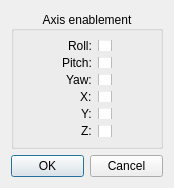
<?xml version="1.0" encoding="UTF-8"?>
<ui version="4.0">
 <class>UICSMClientControls</class>
 <widget class="QWidget" name="UICSMClientControls">
  <property name="windowModality">
   <enum>Qt::ApplicationModal</enum>
  </property>
  <property name="geometry">
   <rect>
    <x>0</x>
    <y>0</y>
    <width>174</width>
    <height>188</height>
   </rect>
  </property>
  <property name="windowTitle">
   <string>faceAPI tracker settings FaceTrackNoIR</string>
  </property>
  <property name="windowIcon">
   <iconset>
    <normaloff>images/sm.png</normaloff>images/sm.png</iconset>
  </property>
  <property name="layoutDirection">
   <enum>Qt::LeftToRight</enum>
  </property>
  <property name="autoFillBackground">
   <bool>false</bool>
  </property>
  <layout class="QGridLayout" name="gridLayout">
   <property name="sizeConstraint">
    <enum>QLayout::SetMaximumSize</enum>
   </property>
   <item row="0" column="0">
    <widget class="QGroupBox" name="groupBox">
     <property name="sizePolicy">
      <sizepolicy hsizetype="Minimum" vsizetype="MinimumExpanding">
       <horstretch>0</horstretch>
       <verstretch>0</verstretch>
      </sizepolicy>
     </property>
     <property name="title">
      <string>Axis enablement</string>
     </property>
     <property name="alignment">
      <set>Qt::AlignCenter</set>
     </property>
     <layout class="QFormLayout" name="formLayout">
      <property name="labelAlignment">
       <set>Qt::AlignRight|Qt::AlignTrailing|Qt::AlignVCenter</set>
      </property>
      <property name="formAlignment">
       <set>Qt::AlignHCenter|Qt::AlignTop</set>
      </property>
      <property name="leftMargin">
       <number>10</number>
      </property>
      <item row="0" column="0">
       <widget class="QLabel" name="label_6">
        <property name="text">
         <string>Roll:</string>
        </property>
       </widget>
      </item>
      <item row="0" column="1">
       <widget class="QCheckBox" name="chkEnableRoll">
        <property name="maximumSize">
         <size>
          <width>20</width>
          <height>16777215</height>
         </size>
        </property>
        <property name="layoutDirection">
         <enum>Qt::LeftToRight</enum>
        </property>
        <property name="styleSheet">
         <string notr="true"/>
        </property>
        <property name="text">
         <string/>
        </property>
       </widget>
      </item>
      <item row="1" column="0">
       <widget class="QLabel" name="label_7">
        <property name="text">
         <string>Pitch:</string>
        </property>
       </widget>
      </item>
      <item row="1" column="1">
       <widget class="QCheckBox" name="chkEnablePitch">
        <property name="maximumSize">
         <size>
          <width>20</width>
          <height>16777215</height>
         </size>
        </property>
        <property name="layoutDirection">
         <enum>Qt::LeftToRight</enum>
        </property>
        <property name="text">
         <string/>
        </property>
       </widget>
      </item>
      <item row="2" column="0">
       <widget class="QLabel" name="label_8">
        <property name="text">
         <string>Yaw:</string>
        </property>
       </widget>
      </item>
      <item row="2" column="1">
       <widget class="QCheckBox" name="chkEnableYaw">
        <property name="maximumSize">
         <size>
          <width>20</width>
          <height>16777215</height>
         </size>
        </property>
        <property name="layoutDirection">
         <enum>Qt::LeftToRight</enum>
        </property>
        <property name="text">
         <string/>
        </property>
       </widget>
      </item>
      <item row="3" column="0">
       <widget class="QLabel" name="label_12">
        <property name="text">
         <string>X:</string>
        </property>
       </widget>
      </item>
      <item row="3" column="1">
       <widget class="QCheckBox" name="chkEnableX">
        <property name="maximumSize">
         <size>
          <width>20</width>
          <height>16777215</height>
         </size>
        </property>
        <property name="layoutDirection">
         <enum>Qt::LeftToRight</enum>
        </property>
        <property name="text">
         <string/>
        </property>
       </widget>
      </item>
      <item row="4" column="0">
       <widget class="QLabel" name="label_13">
        <property name="text">
         <string>Y:</string>
        </property>
       </widget>
      </item>
      <item row="4" column="1">
       <widget class="QCheckBox" name="chkEnableY">
        <property name="maximumSize">
         <size>
          <width>20</width>
          <height>16777215</height>
         </size>
        </property>
        <property name="layoutDirection">
         <enum>Qt::LeftToRight</enum>
        </property>
        <property name="text">
         <string/>
        </property>
       </widget>
      </item>
      <item row="5" column="0">
       <widget class="QLabel" name="label_14">
        <property name="text">
         <string>Z:</string>
        </property>
       </widget>
      </item>
      <item row="5" column="1">
       <widget class="QCheckBox" name="chkEnableZ">
        <property name="maximumSize">
         <size>
          <width>20</width>
          <height>16777215</height>
         </size>
        </property>
        <property name="layoutDirection">
         <enum>Qt::LeftToRight</enum>
        </property>
        <property name="text">
         <string/>
        </property>
       </widget>
      </item>
     </layout>
    </widget>
   </item>
   <item row="1" column="0">
    <widget class="QDialogButtonBox" name="buttonBox">
     <property name="sizePolicy">
      <sizepolicy hsizetype="Maximum" vsizetype="Maximum">
       <horstretch>0</horstretch>
       <verstretch>0</verstretch>
      </sizepolicy>
     </property>
     <property name="standardButtons">
      <set>QDialogButtonBox::Cancel|QDialogButtonBox::Ok</set>
     </property>
    </widget>
   </item>
  </layout>
 </widget>
 <resources/>
 <connections/>
 <slots>
  <slot>startEngineClicked()</slot>
  <slot>stopEngineClicked()</slot>
  <slot>cameraSettingsClicked()</slot>
 </slots>
</ui>
